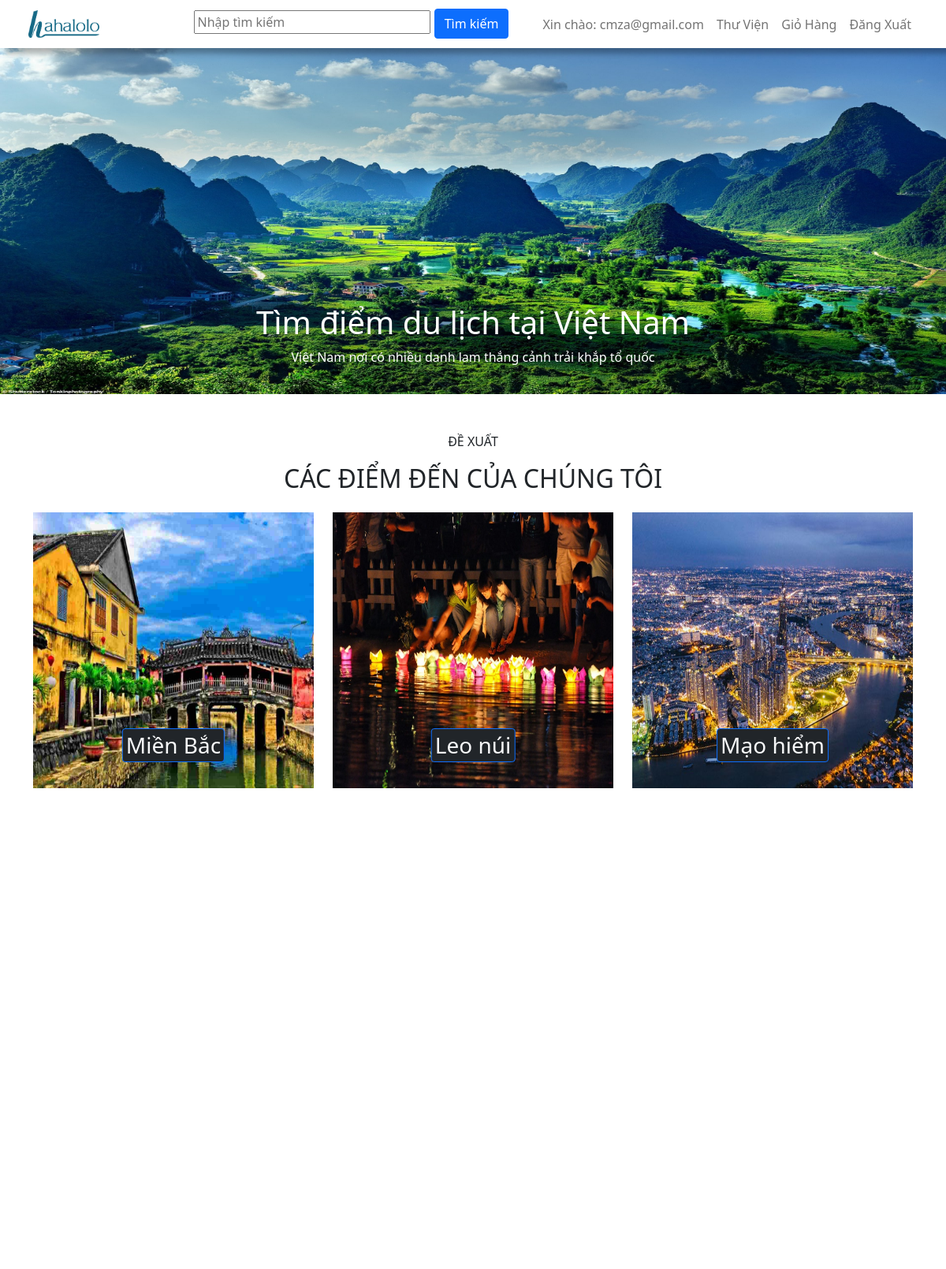
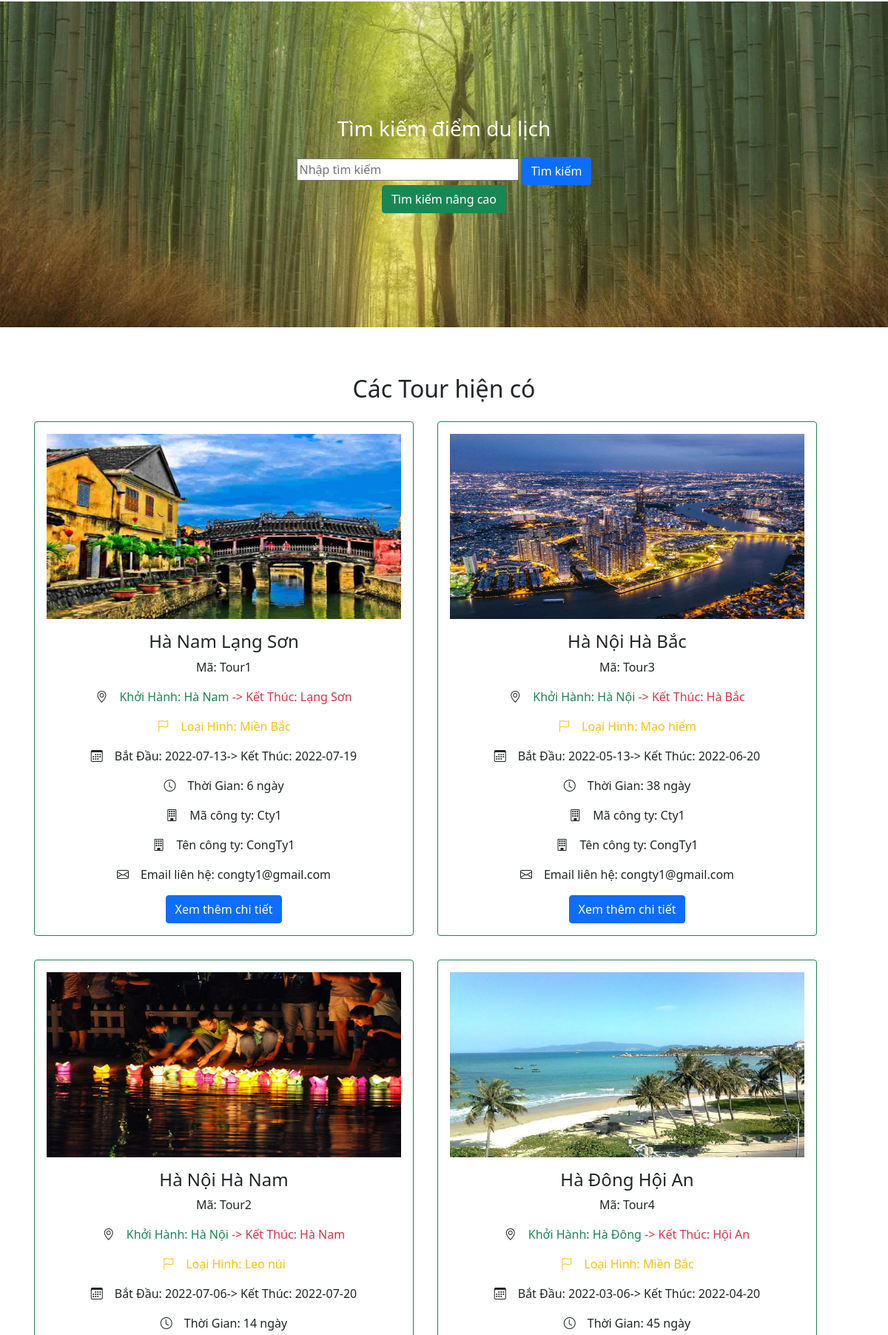
/user/user.php (signed in, upper part), run on the app's committed database (2 pictures, top to bottom).
### tables this page shows
CREATE TABLE `tour` (
  `id` int(11) NOT NULL,
  `maTour` varchar(50) NOT NULL,
  `tenTour` varchar(150) NOT NULL,
  `hinhAnh` varchar(255) DEFAULT NULL,
  `ngayKhoiHanh` date NOT NULL,
  `ngayKetThuc` date NOT NULL,
  `diemKhoiHanh` varchar(300) NOT NULL,
  `diemKetThuc` varchar(300) NOT NULL,
  `loaiHinh` varchar(300) NOT NULL,
  `moTa` varchar(7000) NOT NULL,
  `maCongTy` varchar(50) NOT NULL,
  `tinhTrang` int(11) NOT NULL DEFAULT 0
);

CREATE TABLE `doitac` (
  `id` int(11) NOT NULL,
  `maCongTy` varchar(50) NOT NULL,
  `tenCongTy` varchar(200) NOT NULL,
  `hinhAnh` varchar(255) DEFAULT NULL,
  `soDienThoai` varchar(20) NOT NULL,
  `email` varchar(100) NOT NULL,
  `diaChi` varchar(300) NOT NULL,
  `password` varchar(250) NOT NULL,
  `tinhTrang` int(11) NOT NULL DEFAULT 0,
  `linkXacMinhEmail` varchar(255) NOT NULL,
  `thoiGianXacMinhEmail` timestamp NULL DEFAULT NULL
);

### user/user.php (the view, shortened to what this page needs)
<?php include('../constants.php'); ?>
<!DOCTYPE html>
<html lang="en">
<head>
  <link href="https://cdn.jsdelivr.net/npm/bootstrap@5.1.3/dist/css/bootstrap.min.css" rel="stylesheet"
>
  <link rel="stylesheet" href="../assets/css/userStyle.css">
  <link rel="stylesheet" href="https://cdn.jsdelivr.net/npm/bootstrap-icons@1.7.2/font/bootstrap-icons.css">
</head>
<body>
    <?php
    require "partials/header.php";
    ?>
    <main>
        <div id="carouselExampleSlidesOnly" class="carousel slide" data-bs-ride="carousel">
            <div class="carousel-inner">
                <div class="carousel-item active">
                    <img src="../assets/images/tours/main.jpg" class="d-block w-100" alt="slider" style="height: 500px;">
                </div>
                <div class="carousel-banner">
                    <h1>Tìm điểm du lịch tại Việt Nam</h1>
                    <span>Việt Nam nơi có nhiều danh lam thắng cảnh trải khắp tổ quốc</span>
                </div>
            </div>
        </div>
        <div class="container">
            <section class="pt-5" id="tourType">
                <div class="suggest">
                    <p class="text-uppercase text-center">Đề Xuất</p>
                    <h2 class="text-uppercase text-center">Các điểm đến của chúng tôi</h2>
                </div>
                <div class="row">
                <?php
                $sql1 = "SELECT distinct loaiHinh,maTour,hinhAnh FROM tour LIMIT 3";
                $res1 = mysqli_query($conn, $sql1);
                $count1 = mysqli_num_rows($res1);
                if($count1>0)
                {
                    while($row=mysqli_fetch_assoc($res1))
                    {
                        $maTour = $row['maTour'];
                        $loaiHinh = $row['loaiHinh'];
                        $hinhAnh = $row['hinhAnh'];
                        ?>
                        <div class="col-lg-4 col-md-6 col-sm-12 mt-3 position-relative">
                            <a href="<?php echo SITEURL; ?>user/category-tour.php?category_id=<?php echo $maTour; ?> ">
                            <?php
                                    if($hinhAnh=="")
                                    {
                                        echo "<div class='error'>Image not Available</div>";
                                    }
                                    else
                                    {
                                        ?>
                                        <img src="<?php echo SITEURL; ?>assets/images/tours/<?php echo $hinhAnh; ?>" class="img-fluid" style="height:350px">
                                        <?php
                                    }
                                ?>
                                <h3 class="text-light position-absolute text-center p-1 border border-primary rounded bg-dark" style="z-index:1;bottom:25px;transform: translateX(-50%);left:50%"><?php echo $loaiHinh ?></h3>
                            </a>
                            </div>
                        <?php
                    }
                }
                else
                {
                    echo "<div class='error'>Cơ sở dữ liệu hiện chưa có tour du lịch nào</div>";
                }
            ?>
            </div>
            </section>
        </div>
        <div class="container-fluid mt-5">
            <div class="row">
                <div id="carouselExampleCaptions" class="carousel slide mt-3" data-bs-ride="carousel">
                    <div class="carousel-indicators">
                        <button type="button" data-bs-target="#carouselExampleCaptions" data-bs-slide-to="0" class="active" aria-current="true" aria-label="Slide 1"></button>
                        <button type="button" data-bs-target="#carouselExampleCaptions" data-bs-slide-to="1" aria-label="Slide 2"></button>
                        <button type="button" data-bs-target="#carouselExampleCaptions" data-bs-slide-to="2" aria-label="Slide 3"></button>
                        <button type="button" data-bs-target="#carouselExampleCaptions" data-bs-slide-to="3" aria-label="Slide 4"></button>
                        <button type="button" data-bs-target="#carouselExampleCaptions" data-bs-slide-to="4" aria-label="Slide 5"></button>
                        <button type="button" data-bs-target="#carouselExampleCaptions" data-bs-slide-to="5" aria-label="Slide 6"></button>
                    </div>
                    <div class="carousel-inner">
                        <div class="carousel-item active">
                            <img src='../assets/images/tours/vinh-ha-long.jpg' class="d-block w-100 img-fluid" alt="Ha Noi Mien Bac" style="max-height: 500px;">
                            <div class="carousel-caption d-none d-md-block">
                                <h5>Vịnh Hạ Long</h5>
                                <p>Kỳ Quan Thiên Nhiên Thế Giới</p>
                            </div>
                        </div>
                    </div>
                    <button class="carousel-control-prev" type="button" data-bs-target="#carouselExampleCaptions" data-bs-slide="prev">
                        <span class="carousel-control-prev-icon" aria-hidden="true"></span>
                    </button>
                    <button class="carousel-control-next" type="button" data-bs-target="#carouselExampleCaptions" data-bs-slide="next">
                        <span class="carousel-control-next-icon" aria-hidden="true"></span>
                    </button>
                </div>
            </div>
        </div>
        <section class="search-tour mt-5" id="search-tour">
            <div class="text-center search-form">
                <div class="normal-search text-center">
                    <form action="tourSearch.php" method="POST">
                        <h3>Tìm kiếm điểm du lịch</h3>
                        <input class='mt-3' type="search1" name="search1" placeholder="Nhập tìm kiếm" style="width:300px">
                        <button type="submit" name="submit" class="btn btn-primary submit">Tìm kiếm</button>
                    </form>
                    <button class='more-detail btn btn-success'>Tìm kiếm nâng cao</button>
                </div>
            </div>
        </section>
        <section class="tour-menu mt-5">
            <div class="container">
                <h2 class="text-center pt-3">Các Tour hiện có</h2>
                <div class="row">
                    <?php
                $sql = "SELECT tour.maTour,tour.tenTour,tour.moTa,tour.hinhAnh,tour.diemKhoiHanh,tour.diemKetThuc,
                tour.ngayKhoiHanh,tour.ngayKetThuc,tour.loaiHinh,doitac.maCongTy,doitac.tenCongTy,doitac.email
                 FROM tour,doitac where tour.tinhTrang='1' and tour.maCongTy = doitac.maCongTy LIMIT 8";
                $res = mysqli_query($conn, $sql);
                $count = mysqli_num_rows($res);
                if($count>0)
                {
                    while($row=mysqli_fetch_assoc($res))
                    {
                        $maTour = $row['maTour'];
                        $tenTour = $row['tenTour'];
                        $hinhAnh = $row['hinhAnh'];
                        $diemKhoiHanh = $row['diemKhoiHanh'];
                        $diemKetThuc = $row['diemKetThuc'];
                        $ngayKhoiHanh = $row['ngayKhoiHanh'];
                        $ngayKetThuc = $row['ngayKetThuc'];
                        $loaiHinh = $row['loaiHinh'];
                        $maCongTy = $row['maCongTy'];
                        $tenCongTy = $row['tenCongTy'];
                        $email = $row['email'];
                        $first_date = strtotime($ngayKhoiHanh);
                        $second_date = strtotime($ngayKetThuc);
                        $datediff = abs($first_date - $second_date);
                        $day = floor($datediff / (60*60*24));
                        ?>
                        <div class="tour-menu-box p-3 m-3 border border-success rounded col-md-5 ">
                            <div class="row">
                                <div class="tour-menu-box-img">
                                    <?php
                                    if($hinhAnh=="")
                                    {
                                        echo "<div class='error'>Image not available.</div>";
                                    }
                                    else
                                    {
                                        ?>
                                        <img src="<?php echo SITEURL; ?>assets/images/tours/<?php echo $hinhAnh; ?>" alt="" class="img-fluid w-100" style="height: 250px">
                                        <?php
                                    }
                ?>
                            </div>
                            <div class="tour-menu-box-desc text-center mt-3">
                                <h4><?php echo $tenTour; ?></h4>
                                <p>Mã: <?php echo $maTour; ?></p>
                                <p><i class="bi bi-geo-alt me-3"></i><span class="text-success">Khởi Hành: <?php echo $diemKhoiHanh; ?></span> <span class="text-danger">-> Kết Thúc: <?php echo $diemKetThuc; ?></span></p>
                                <p class="text-warning"><i class="bi bi-flag me-3"></i>Loại Hình: <?php echo $loaiHinh ?></p>
                                <p><i class="bi bi-calendar3 me-3"></i></i>Bắt Đầu: <?php echo $ngayKhoiHanh ?><span>-> Kết Thúc: <?php echo $ngayKetThuc ?></span> </p>
                                <p><i class="bi bi-clock me-3"></i>Thời Gian: <?php  echo $day.' ngày'?></p>
                                <p><i class="bi bi-building me-3"></i>Mã công ty: <?php echo $maCongTy ?></p>
                                <p><i class="bi bi-building me-3"></i>Tên công ty: <?php echo $tenCongTy ?></p>
                                <p><i class="bi bi-envelope me-3"></i>Email liên hệ: <?php echo $email ?></p>
                                <a href="<?php echo SITEURL; ?>user/bookTour.php?MaTour=<?php echo $maTour; ?>" class="btn btn-primary">Xem thêm chi tiết</a>
                            </div>
                        </div>
                    </div>
                    <?php
                    }
                }else
                {
                    echo "<div class='error'>Tour not available.</div>";
                }
                ?>
                </div>
            </div>
        </section>
    </main>
</body>
</html>

### assets/css/userStyle.css (style rules this page uses)
html { scroll-behavior: smooth; }
.carousel-inner { position: relative; }
.carousel-banner { position: absolute; text-align: center; left: 0; right: 0; bottom: 35px; color: #fff; }
.search-tour { background: url("../images/tours/search.jpg") center/cover no-repeat; height: 440px; display: flex; }
.search-form { display: flex; margin: auto; color: #fff; }
@media (min-width: 768px) { .col-md-5 { flex: 0 0 auto; width: 45% !important; } }

### data on the page
tour: hinhAnh (picture), tenTour "Hà Nam Lạng Sơn", maTour "Tour1", diemKhoiHanh "Hà Nam", diemKetThuc "Lạng Sơn", loaiHinh "Miền Bắc", ngayKhoiHanh "2022-07-13", ngayKetThuc "2022-07-19", day "6", doitac.maCongTy "Cty1", doitac.tenCongTy "CongTy1", doitac.email "congty1@gmail.com"
tour: hinhAnh (picture), tenTour "Hà Nội Hà Bắc", maTour "Tour3", diemKhoiHanh "Hà Nội", diemKetThuc "Hà Bắc", loaiHinh "Mạo hiểm", ngayKhoiHanh "2022-05-13", ngayKetThuc "2022-06-20", day "38", doitac.maCongTy "Cty1", doitac.tenCongTy "CongTy1", doitac.email "congty1@gmail.com"
tour: hinhAnh (picture), tenTour "Hà Nội Hà Nam", maTour "Tour2", diemKhoiHanh "Hà Nội", diemKetThuc "Hà Nam", loaiHinh "Leo núi", ngayKhoiHanh "2022-07-06", ngayKetThuc "2022-07-20", day "14"
tour: hinhAnh (picture), tenTour "Hà Đông Hội An", maTour "Tour4", diemKhoiHanh "Hà Đông", diemKetThuc "Hội An", loaiHinh "Miền Bắc", ngayKhoiHanh "2022-03-06", ngayKetThuc "2022-04-20", day "45"

### other printed values
$_SESSION['loginAccount'] "cmza@gmail.com"
$loaiHinh "Miền Bắc"
$loaiHinh "Leo núi"
$loaiHinh "Mạo hiểm"
